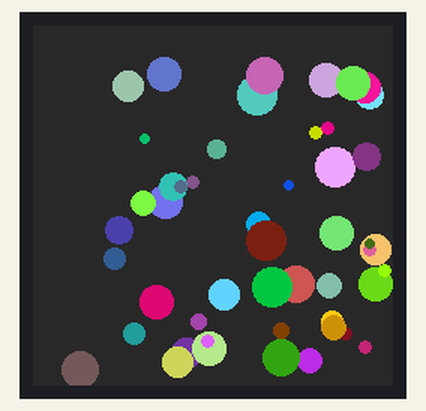
Recording of a program running on a simulated Raspberry Pi Pico running MicroPython. On the bench: 240×240 colour display. Random numbers come from a fixed seed.

Above: at 0.46 s.
At 3.01 s:
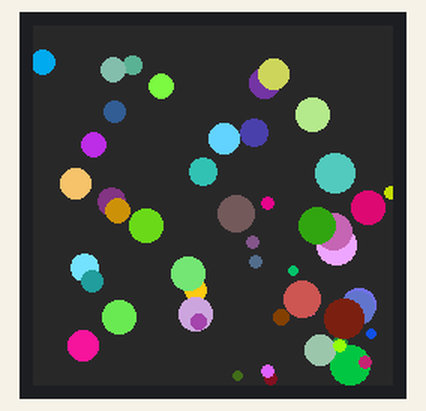
At 5.57 s:
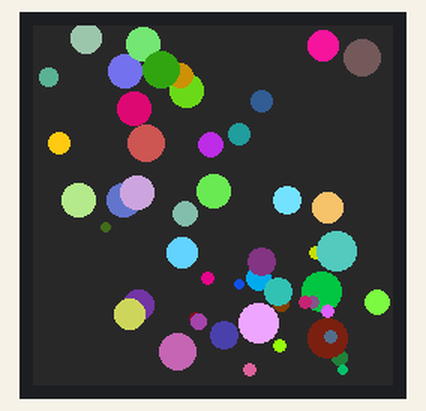
At 11.01 s:
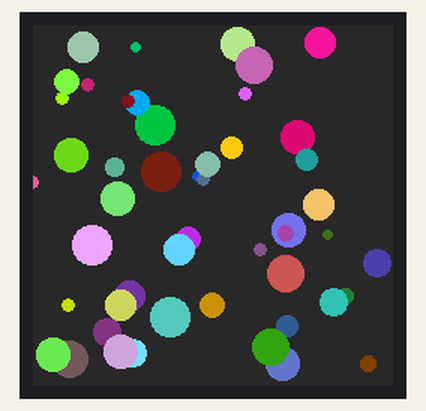
At 16.12 s:
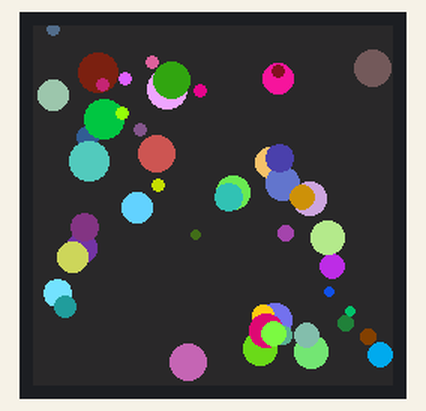
At 21.56 s:
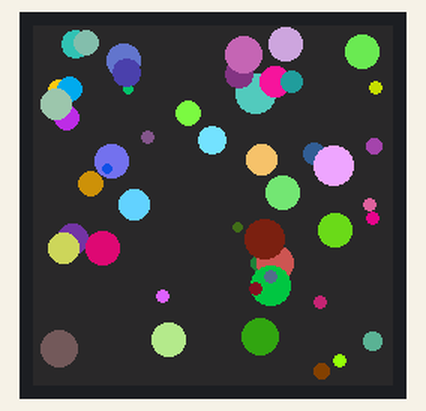

The program:

main.py
```python
# adapted from demo.py in examples/pico_display
# runs full screen on a pico explorer
# all credit to orignal author(s) -
# I just changed the import statement to import picoexplorer instaead of picodisplay


import time
import random
import picoexplorer as display

width = display.get_width()
height = display.get_height()

display_buffer = bytearray(width * height * 2)  # 2-bytes per pixel (RGB565)
display.init(display_buffer)

#  display.set_backlight(1.0)


class Ball:
    def __init__(self, x, y, r, dx, dy, pen):
        self.x = x
        self.y = y
        self.r = r
        self.dx = dx
        self.dy = dy
        self.pen = pen


# initialise shapes
balls = []
for i in range(0, 50):
    r = random.randint(0, 10) + 3
    balls.append(
        Ball(
            random.randint(r, r + (width - 2 * r)),
            random.randint(r, r + (height - 2 * r)),
            r,
            (14 - r) / 2,
            (14 - r) / 2,
            display.create_pen(random.randint(0, 255), random.randint(0, 255), random.randint(0, 255)),
        )
    )

while True:
    display.set_pen(40, 40, 40)
    display.clear()
    for ball in balls:
        ball.x += ball.dx
        ball.y += ball.dy

        xmax = width - ball.r
        xmin = ball.r
        ymax = height - ball.r
        ymin = ball.r

        if ball.x < xmin or ball.x > xmax:
            ball.dx *= -1

        if ball.y < ymin or ball.y > ymax:
            ball.dy *= -1

        display.set_pen(ball.pen)
        display.circle(int(ball.x), int(ball.y), int(ball.r))

    display.update()

time.sleep(0.01)
```
